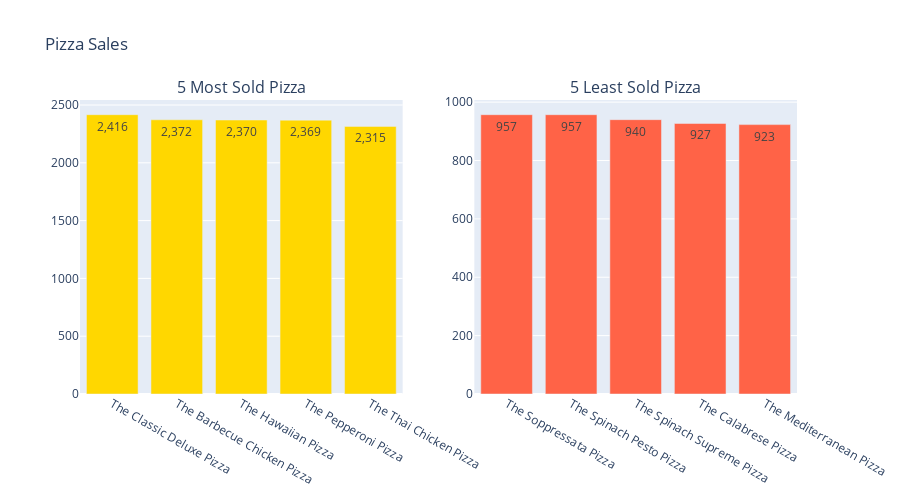

The code cell stored with this chart in its notebook:
### Code cell
double_bar('gold', 'tomato', '5 Most Sold Pizza', '5 Least Sold Pizza', 'Pizza Sales')

### Figure 1 — Plotly figure (JSON) as saved in the notebook; plotly's stock layout.template omitted (floating-point values rounded to 4 significant figures)
{"data": [{"marker": {"color": "gold"}, "orientation": "v", "text": [2416, 2372, 2370, 2369, 2315], "texttemplate": "%{text:,.0f}", "type": "bar", "x": ["The Classic Deluxe Pizza", "The Barbecue Chicken Pizza", "The Hawaiian Pizza", "The Pepperoni Pizza", "The Thai Chicken Pizza"], "xaxis": "x", "y": [2416, 2372, 2370, 2369, 2315], "yaxis": "y"}, {"marker": {"color": "tomato"}, "orientation": "v", "text": [957, 957, 940, 927, 923], "texttemplate": "%{text:,.0f}", "type": "bar", "x": ["The Soppressata Pizza", "The Spinach Pesto Pizza", "The Spinach Supreme Pizza", "The Calabrese Pizza", "The Mediterranean Pizza"], "xaxis": "x2", "y": [957, 957, 940, 927, 923], "yaxis": "y2"}], "layout": {"annotations": [{"font": {"size": 16}, "showarrow": false, "text": "5 Most Sold Pizza", "x": 0.225, "xanchor": "center", "xref": "paper", "y": 1, "yanchor": "bottom", "yref": "paper"}, {"font": {"size": 16}, "showarrow": false, "text": "5 Least Sold Pizza", "x": 0.775, "xanchor": "center", "xref": "paper", "y": 1, "yanchor": "bottom", "yref": "paper"}], "height": 500, "showlegend": false, "title": {"text": "Pizza Sales"}, "xaxis": {"anchor": "y", "domain": [0, 0.45]}, "xaxis2": {"anchor": "y2", "domain": [0.55, 1]}, "yaxis": {"anchor": "x", "domain": [0, 1]}, "yaxis2": {"anchor": "x2", "domain": [0, 1]}}}
